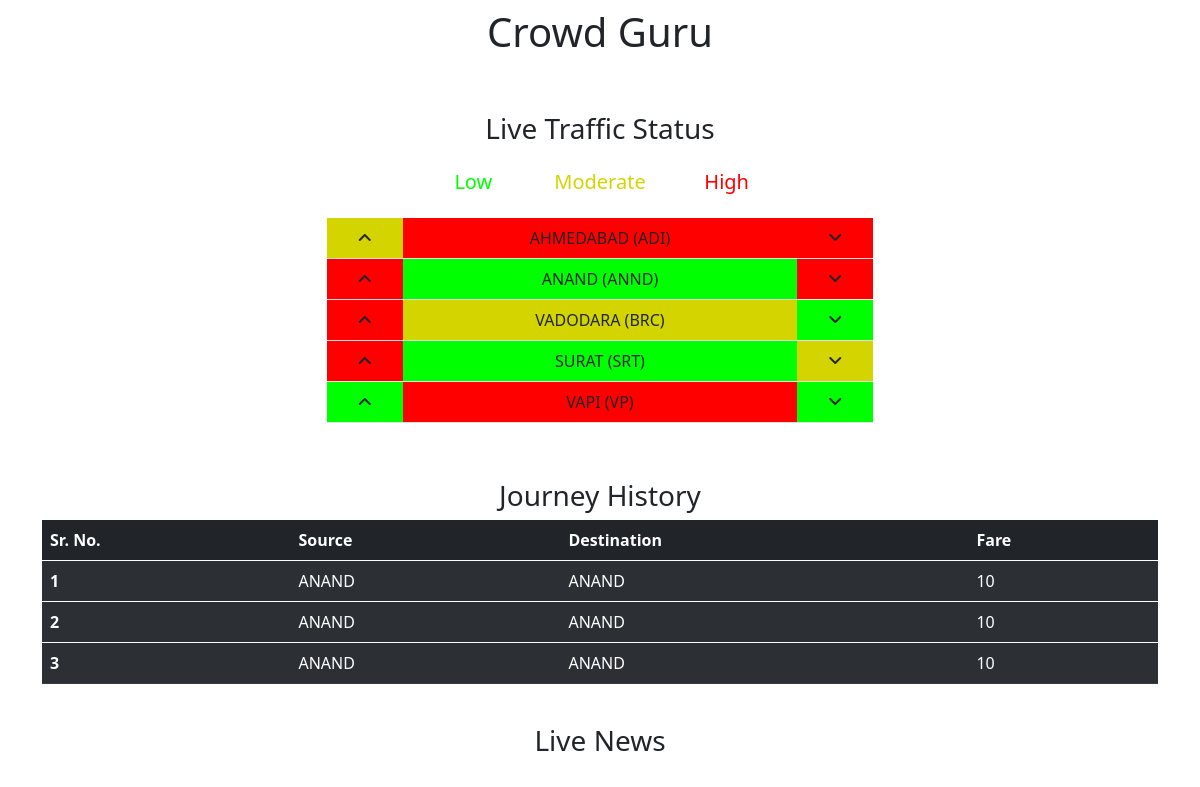
Screenshot of / (signed in) with the database file from the repository.
### crowd_status/models.py (models this page shows, shortened)
class StationInfo(models.Model):
    Name = models.CharField(max_length=50)
    Code = models.CharField(max_length=20)
    Address = models.CharField(max_length=200)

### qr_ticket/models.py (models this page shows, shortened)
class TicketHistory(models.Model):
    user = models.ForeignKey(User, on_delete=models.CASCADE)
    Source = models.CharField(max_length = 100, blank=False, null=False)
    Destination = models.CharField(max_length = 100, blank=False, null=False, default='None')
    Price = models.PositiveIntegerField(default=0, null=True, blank=True)
    JourneyDateTime = models.DateField(auto_now_add=True)

### home/views.py (the view)
# urls.py: path('', home_index, name='home_index'),
@login_required(login_url='login')
def home_index(request):
    UserTravelHistory = TicketHistory.objects.filter(user = request.user)
    StationsList = StationInfo.objects.all()
    return render(request, 'home/index.html', {
        'history' : UserTravelHistory,
        'stationList' : StationsList
    })

### home/templates/home/index.html (shortened to what this page needs)
<!DOCTYPE html>
<html lang="en">
<head>
    <link href="https://cdn.jsdelivr.net/npm/bootstrap@5.0.2/dist/css/bootstrap.min.css" rel="stylesheet">
    <link rel="stylesheet" href="https://cdnjs.cloudflare.com/ajax/libs/font-awesome/6.1.1/css/all.min.css" />
</head>
<body>
    <div class="container" style="position: relative;">
        <div class="row">
            <div class="col-12"><h1 class="text-center p-2">Crowd Guru</h1></div>
        </div>
        <div class="row my-4">
            <div class="col-2"></div>
            <div class="col-8">
                <h3 class="text-center p-3 mx-auto" id="TrafficHeading">Live Traffic Status</h3>
            </div>
            <div class="col-2"></div>
            <div class="col-2"></div>
            <div class="col-8">
                <div class="row">
                    <div class="col-3"></div>
                    <div class="col-2">
                        <h5 class="text-center" style="color: rgb(0, 255, 0);">Low</h5>
                    </div>
                    <div class="col-2">
                        <h5 class="text-center" style="color: rgb(212, 212, 0);">Moderate</h5>
                    </div>
                    <div class="col-2">
                        <h5 class="text-center" style="color: red;">High</h5>
                    </div>
                    <div class="col-3"></div>
                </div>
            </div>
            <div class="col-2"></div>
            <div class="col-3 my-3"></div>
            <div class="col-6 my-3">
                <table class="table table-stripped">
                    <tbody>
                        {% for station in stationList %}
                        <tr>
                            <td class="ToAhmedabadTrains text-center" style="background-color: rgb(0, 255, 0);"><i class="fa-solid fa-angle-up"></i></td>
                            <td class="StationDisplay text-center" style="background-color: rgb(0, 255, 0);" station-id="{{station.id}}">{{station.Name}} ({{station.Code}})</td>
                            <td class="ToVapiTrains text-center"  style="background-color: rgb(0, 255, 0);"><i class="fa-solid fa-angle-down"></i></td>
                        </tr>
                        {% endfor %}
                    </tbody>
                </table>
            </div>
            <div class="col-3 my-3"></div>
        </div>
        <div class="row my-4">
            <div class="col-12">
                <h3 class="text-center">Journey History</h3>
            </div>
            <div class="col-12">
                <table class="table table-dark table-striped">
                    <thead>
                        <tr>
                            <th scope="col">Sr. No.</th>
                            <th scope="col">Source</th>
                            <th scope="col">Destination</th>
                            <th scope="col">Fare</th>
                        </tr>
                    </thead>
                    {% for travel in history %}
                    <tbody>
                        <tr>
                            <th scope="row">{{ forloop.counter }}</th>
                            <td>{{travel.Source}}</td>
                            <td>{{travel.Destination}}</td>
                            <td>{{travel.Price}}</td>
                        </tr>
                    </tbody>
                    {% endfor %}
                </table>
            </div>
        </div>
        <div class="row my-4">
            <div class="col-12">
                <h3 class="text-center">Live News</h3>
            </div>
            <div class="col-12">
            </div>
        </div>
    </div>
</body>
</html>

### rows the page displays
StationInfo: Name "AHMEDABAD", Code "ADI"
StationInfo: Name "ANAND", Code "ANND"
StationInfo: Name "VADODARA", Code "BRC"
StationInfo: Name "SURAT", Code "SRT"
StationInfo: Name "VAPI", Code "VP"
TicketHistory: Source "ANAND", Destination "ANAND", Price "10"
TicketHistory: Source "ANAND", Destination "ANAND", Price "10"
TicketHistory: Source "ANAND", Destination "ANAND", Price "10"
